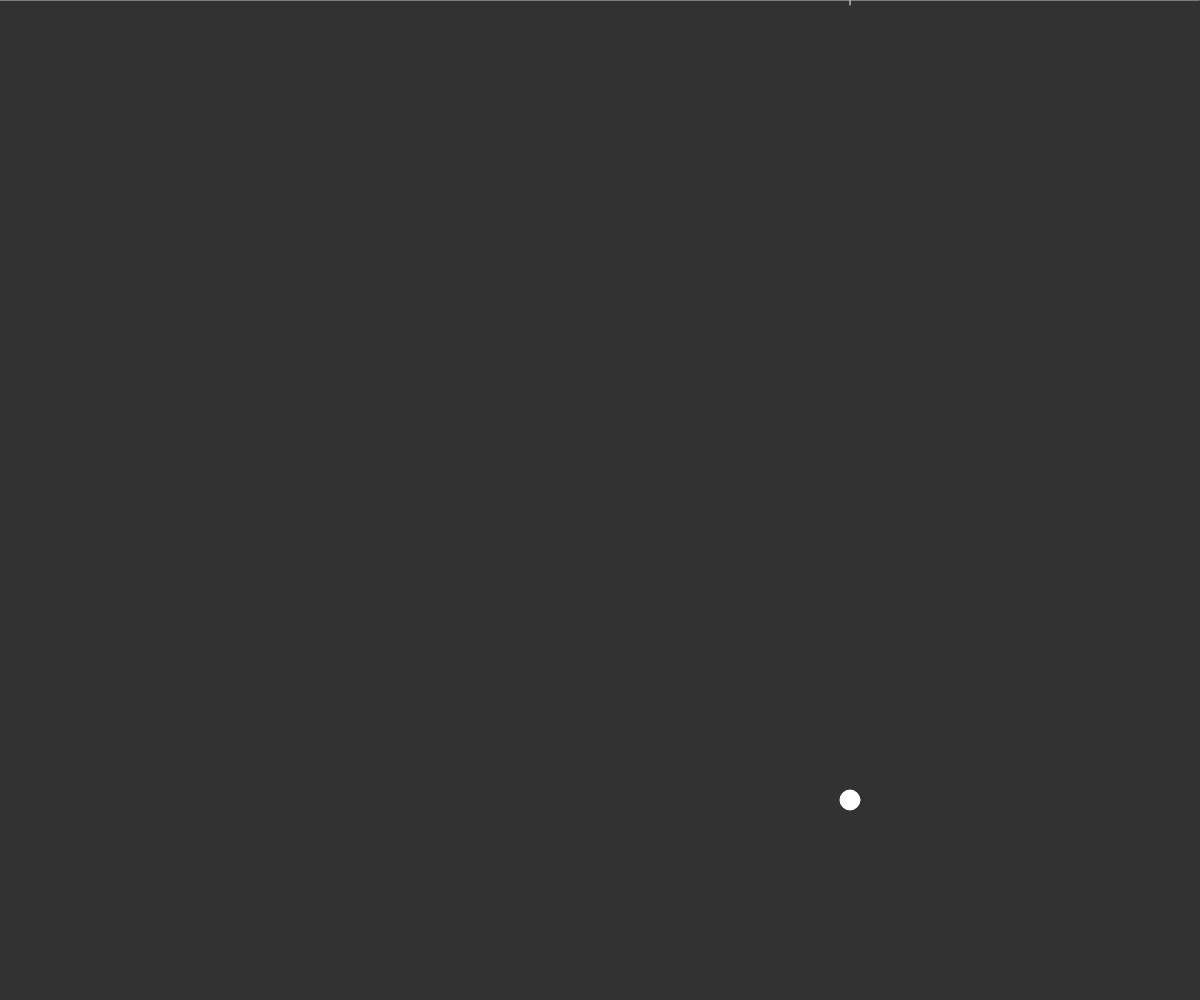
Frame 1 (no input)
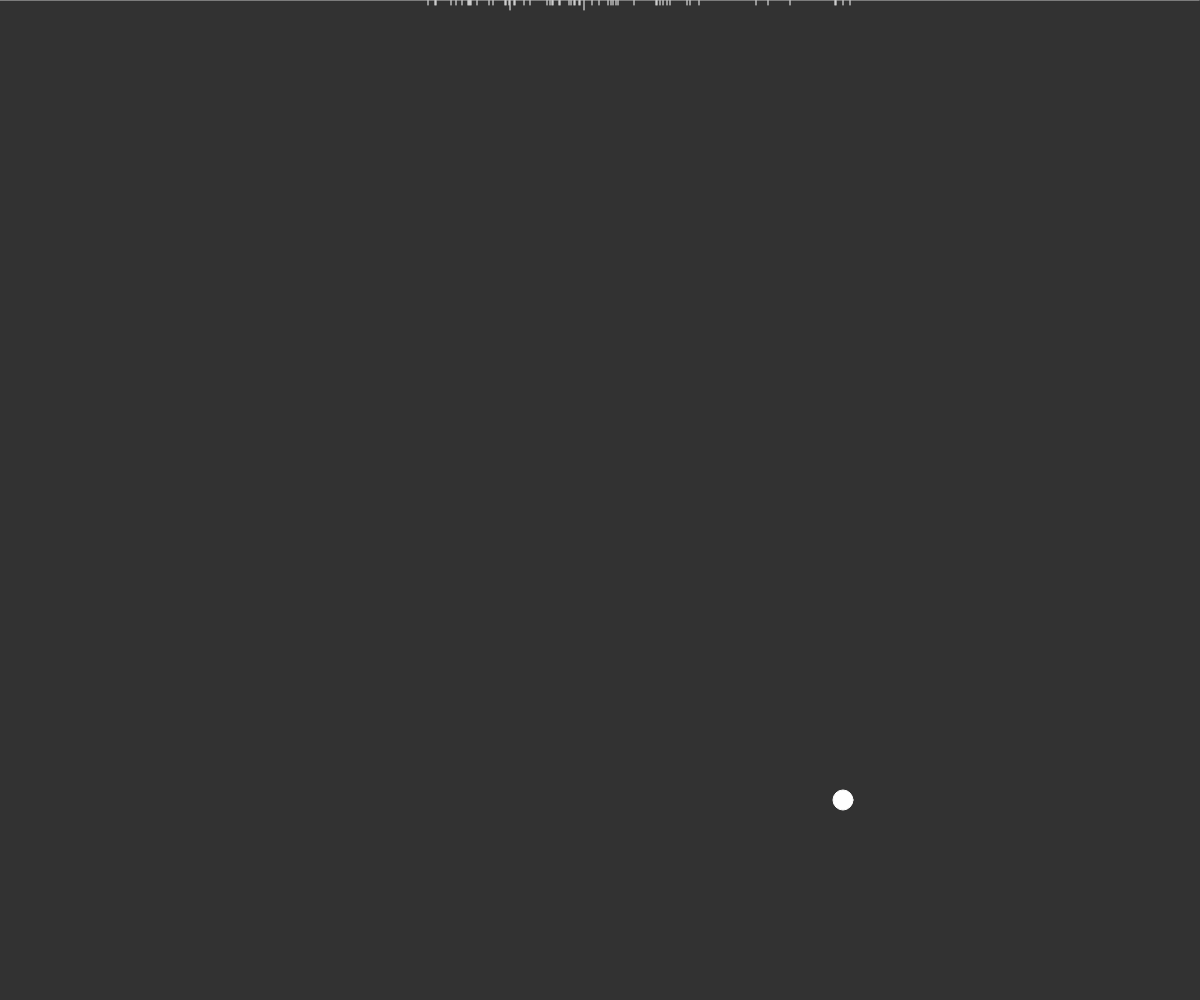
Frame 60 (no input)
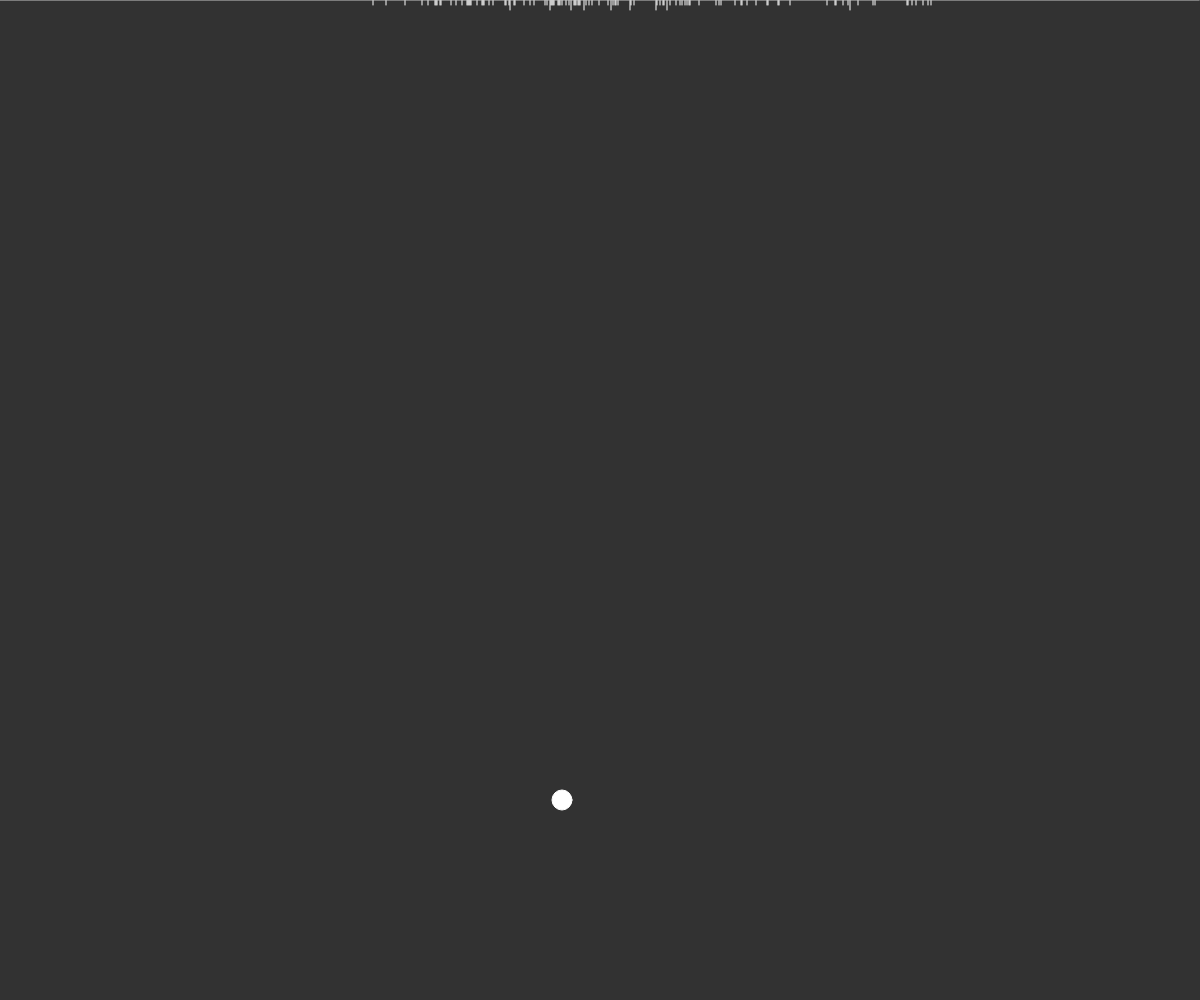
Frame 120 (the mouse pressed at the canvas centre since frame 60)

The p5.js sketch that drew these frames (run headless with seeded random() and noise() and a simulated clock; from frame 60 on, the mouse is pressed at the canvas centre):

// p5.js sketch
// ── sketch.js

var hist = [];
var offset;
var inc = 0.1;

function setup() {
  createCanvas(windowWidth, windowHeight);
  pixelDensity(1);
  for (var x = 0; x < width; x++) {
    hist[x] = 0;
  }
  background(50);
  offset = random(10000);
  stroke(255);

}

function draw() {
  background(50);
  var n = noise(offset);
  offset += inc;
  var x = floor(map(n, 0, 1, 0, width));
  // point(x, hist[x]);
  hist[x] += 1;
  for(var i = 0; i < hist.length; i++) {
    line(i, 0, i, 5*hist[i])
  }
  ellipse(x, height*0.8, 20);
}
